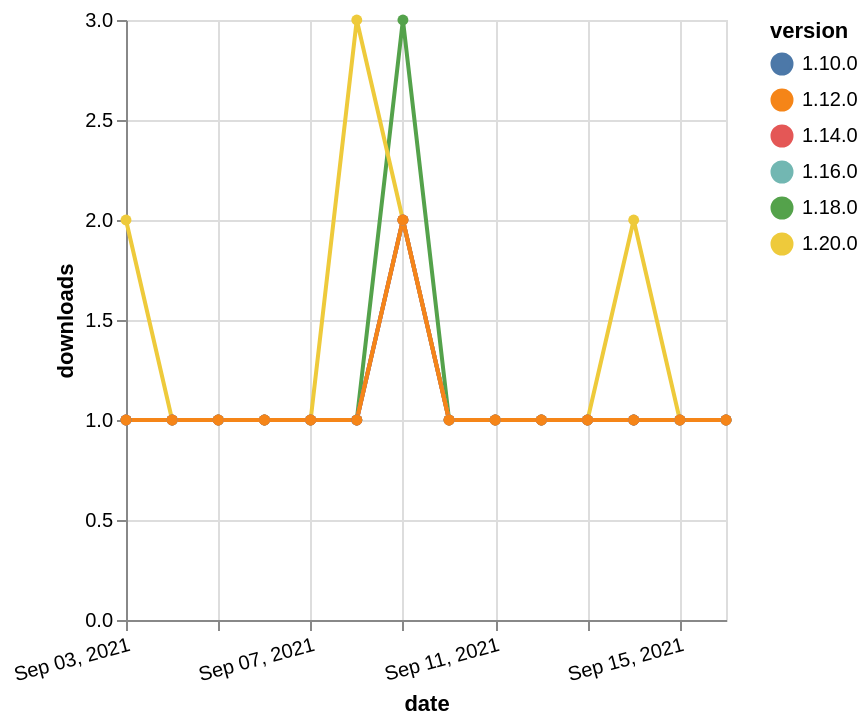

This figure's Vega-Lite source:
### Vega-Lite specification from a JSON file in a GitHub repository (floating-point values rounded to 4 significant figures)
{"$schema": "https://vega.github.io/schema/vega-lite/v5.json", "description": "A simple bar chart with embedded data.", "data": {"values": [{"date": "2021-09-03", "total": 188, "delta": 1, "version": "1.18.0"}, {"date": "2021-09-04", "total": 189, "delta": 1, "version": "1.18.0"}, {"date": "2021-09-05", "total": 190, "delta": 1, "version": "1.18.0"}, {"date": "2021-09-06", "total": 191, "delta": 1, "version": "1.18.0"}, {"date": "2021-09-07", "total": 192, "delta": 1, "version": "1.18.0"}, {"date": "2021-09-08", "total": 193, "delta": 1, "version": "1.18.0"}, {"date": "2021-09-09", "total": 196, "delta": 3, "version": "1.18.0"}, {"date": "2021-09-10", "total": 197, "delta": 1, "version": "1.18.0"}, {"date": "2021-09-11", "total": 198, "delta": 1, "version": "1.18.0"}, {"date": "2021-09-12", "total": 199, "delta": 1, "version": "1.18.0"}, {"date": "2021-09-13", "total": 200, "delta": 1, "version": "1.18.0"}, {"date": "2021-09-14", "total": 201, "delta": 1, "version": "1.18.0"}, {"date": "2021-09-15", "total": 202, "delta": 1, "version": "1.18.0"}, {"date": "2021-09-16", "total": 203, "delta": 1, "version": "1.18.0"}, {"date": "2021-09-03", "total": 257, "delta": 1, "version": "1.10.0"}, {"date": "2021-09-04", "total": 258, "delta": 1, "version": "1.10.0"}, {"date": "2021-09-05", "total": 259, "delta": 1, "version": "1.10.0"}, {"date": "2021-09-06", "total": 260, "delta": 1, "version": "1.10.0"}, {"date": "2021-09-07", "total": 261, "delta": 1, "version": "1.10.0"}, {"date": "2021-09-08", "total": 262, "delta": 1, "version": "1.10.0"}, {"date": "2021-09-09", "total": 264, "delta": 2, "version": "1.10.0"}, {"date": "2021-09-10", "total": 265, "delta": 1, "version": "1.10.0"}, {"date": "2021-09-11", "total": 266, "delta": 1, "version": "1.10.0"}, {"date": "2021-09-12", "total": 267, "delta": 1, "version": "1.10.0"}, {"date": "2021-09-13", "total": 268, "delta": 1, "version": "1.10.0"}, {"date": "2021-09-14", "total": 269, "delta": 1, "version": "1.10.0"}, {"date": "2021-09-15", "total": 270, "delta": 1, "version": "1.10.0"}, {"date": "2021-09-16", "total": 271, "delta": 1, "version": "1.10.0"}, {"date": "2021-09-03", "total": 122, "delta": 2, "version": "1.20.0"}, {"date": "2021-09-04", "total": 123, "delta": 1, "version": "1.20.0"}, {"date": "2021-09-05", "total": 124, "delta": 1, "version": "1.20.0"}, {"date": "2021-09-06", "total": 125, "delta": 1, "version": "1.20.0"}, {"date": "2021-09-07", "total": 126, "delta": 1, "version": "1.20.0"}, {"date": "2021-09-08", "total": 129, "delta": 3, "version": "1.20.0"}, {"date": "2021-09-09", "total": 131, "delta": 2, "version": "1.20.0"}, {"date": "2021-09-10", "total": 132, "delta": 1, "version": "1.20.0"}, {"date": "2021-09-11", "total": 133, "delta": 1, "version": "1.20.0"}, {"date": "2021-09-12", "total": 134, "delta": 1, "version": "1.20.0"}, {"date": "2021-09-13", "total": 135, "delta": 1, "version": "1.20.0"}, {"date": "2021-09-14", "total": 137, "delta": 2, "version": "1.20.0"}, {"date": "2021-09-15", "total": 138, "delta": 1, "version": "1.20.0"}, {"date": "2021-09-16", "total": 139, "delta": 1, "version": "1.20.0"}, {"date": "2021-09-03", "total": 161, "delta": 1, "version": "1.16.0"}, {"date": "2021-09-04", "total": 162, "delta": 1, "version": "1.16.0"}, {"date": "2021-09-05", "total": 163, "delta": 1, "version": "1.16.0"}, {"date": "2021-09-06", "total": 164, "delta": 1, "version": "1.16.0"}, {"date": "2021-09-07", "total": 165, "delta": 1, "version": "1.16.0"}, {"date": "2021-09-08", "total": 166, "delta": 1, "version": "1.16.0"}, {"date": "2021-09-09", "total": 168, "delta": 2, "version": "1.16.0"}, {"date": "2021-09-10", "total": 169, "delta": 1, "version": "1.16.0"}, {"date": "2021-09-11", "total": 170, "delta": 1, "version": "1.16.0"}, {"date": "2021-09-12", "total": 171, "delta": 1, "version": "1.16.0"}, {"date": "2021-09-13", "total": 172, "delta": 1, "version": "1.16.0"}, {"date": "2021-09-14", "total": 173, "delta": 1, "version": "1.16.0"}, {"date": "2021-09-15", "total": 174, "delta": 1, "version": "1.16.0"}, {"date": "2021-09-16", "total": 175, "delta": 1, "version": "1.16.0"}, {"date": "2021-09-03", "total": 188, "delta": 1, "version": "1.14.0"}, {"date": "2021-09-04", "total": 189, "delta": 1, "version": "1.14.0"}, {"date": "2021-09-05", "total": 190, "delta": 1, "version": "1.14.0"}, {"date": "2021-09-06", "total": 191, "delta": 1, "version": "1.14.0"}, {"date": "2021-09-07", "total": 192, "delta": 1, "version": "1.14.0"}, {"date": "2021-09-08", "total": 193, "delta": 1, "version": "1.14.0"}, {"date": "2021-09-09", "total": 195, "delta": 2, "version": "1.14.0"}, {"date": "2021-09-10", "total": 196, "delta": 1, "version": "1.14.0"}, {"date": "2021-09-11", "total": 197, "delta": 1, "version": "1.14.0"}, {"date": "2021-09-12", "total": 198, "delta": 1, "version": "1.14.0"}, {"date": "2021-09-13", "total": 199, "delta": 1, "version": "1.14.0"}, {"date": "2021-09-14", "total": 200, "delta": 1, "version": "1.14.0"}, {"date": "2021-09-15", "total": 201, "delta": 1, "version": "1.14.0"}, {"date": "2021-09-16", "total": 202, "delta": 1, "version": "1.14.0"}, {"date": "2021-09-03", "total": 206, "delta": 1, "version": "1.12.0"}, {"date": "2021-09-04", "total": 207, "delta": 1, "version": "1.12.0"}, {"date": "2021-09-05", "total": 208, "delta": 1, "version": "1.12.0"}, {"date": "2021-09-06", "total": 209, "delta": 1, "version": "1.12.0"}, {"date": "2021-09-07", "total": 210, "delta": 1, "version": "1.12.0"}, {"date": "2021-09-08", "total": 211, "delta": 1, "version": "1.12.0"}, {"date": "2021-09-09", "total": 213, "delta": 2, "version": "1.12.0"}, {"date": "2021-09-10", "total": 214, "delta": 1, "version": "1.12.0"}, {"date": "2021-09-11", "total": 215, "delta": 1, "version": "1.12.0"}, {"date": "2021-09-12", "total": 216, "delta": 1, "version": "1.12.0"}, {"date": "2021-09-13", "total": 217, "delta": 1, "version": "1.12.0"}, {"date": "2021-09-14", "total": 218, "delta": 1, "version": "1.12.0"}, {"date": "2021-09-15", "total": 219, "delta": 1, "version": "1.12.0"}, {"date": "2021-09-16", "total": 220, "delta": 1, "version": "1.12.0"}]}, "width": "container", "mark": {"type": "line", "point": {"filled": true}}, "encoding": {"x": {"field": "date", "type": "temporal", "timeUnit": "yearmonthdate", "title": "date", "axis": {"labelAngle": -15}}, "y": {"field": "delta", "type": "quantitative", "title": "downloads"}, "color": {"field": "version", "type": "nominal"}, "tooltip": {"field": "delta"}}}
